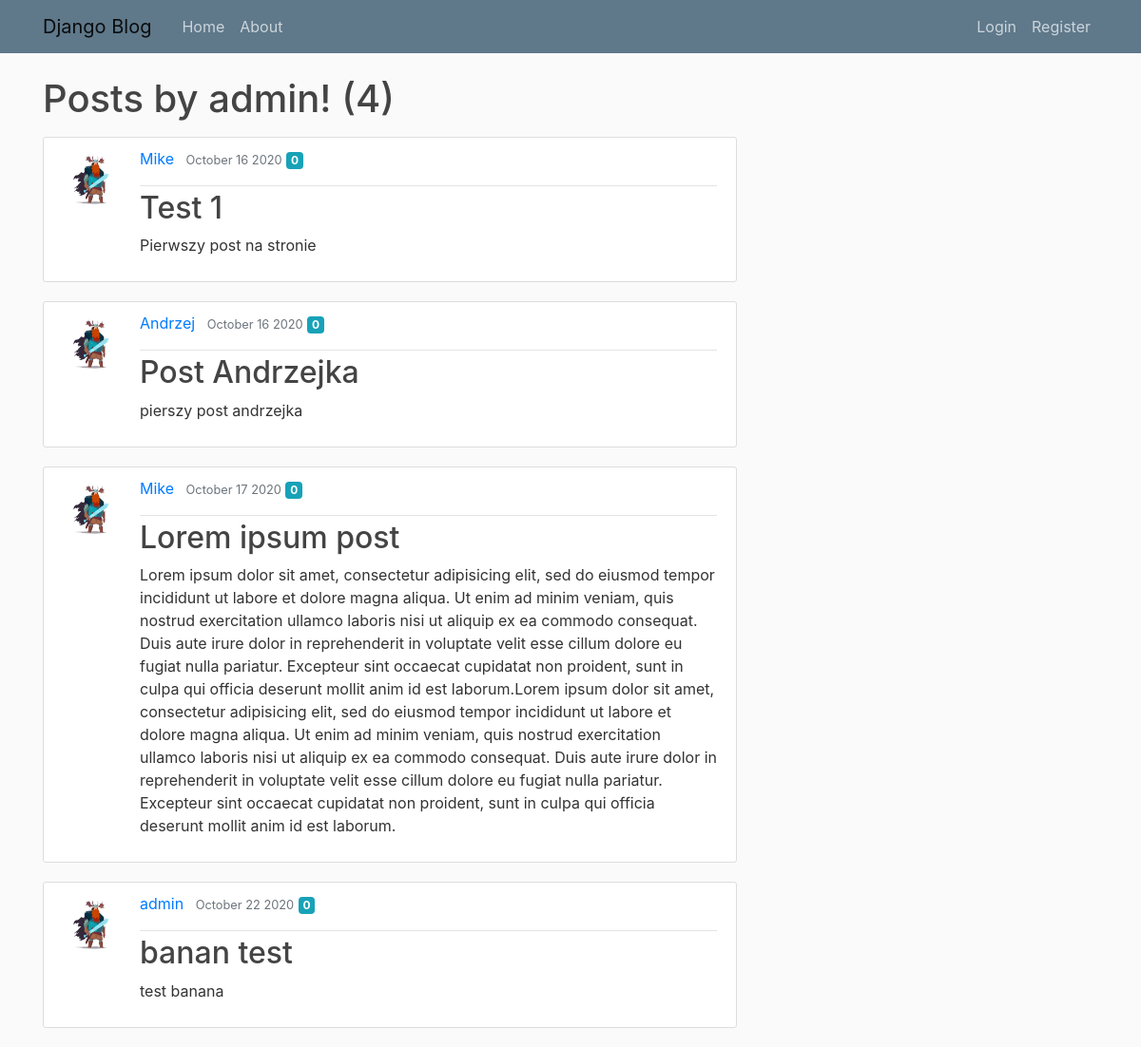
Screenshot of /user/admin with the database file from the repository.
### blogs/models.py (models this page shows, shortened)
class Post(models.Model):
    title = models.CharField(max_length=100)
    content = models.TextField()
    date_posted = models.DateTimeField(default=timezone.now)
    author = models.ForeignKey(User, on_delete=models.CASCADE)
    type = models.CharField(max_length=120, default='misc')
    likes_count = models.IntegerField(default=0)

### users/models.py (models this page shows, shortened)
class Profile(models.Model):
    user = models.OneToOneField(User, on_delete=models.CASCADE)
    image = models.ImageField(default='default.jpg', upload_to='profile_pics')

### blogs/views.py (the view, shortened to what this page needs)
# urls.py: path('user/<str:username>', UserPostListView.as_view(), name='user-posts'),
class UserPostListView(ListView):
    model = Post
    template_name = 'blogs/user_posts.html'
    context_object_name = 'posts'
    paginate_by = 5

### blogs/templates/blogs/user_posts.html (shortened to what this page needs)
{% extends "blogs/base.html" %}
{% block content %}
        <h1 class="mb-3">Posts by {{ view.kwargs.username }}! ({{ page_obj.paginator.count }})</h1>
    {% for post in posts %}
            <article class="media content-section">
                <img class="rounded-circle article-img" src="{{ post.author.profile.image.url }}">
              <div class="media-body">
                <div class="article-metadata">
                  <a class="mr-2" href="{% url 'user-posts' post.author.username %}">{{ post.author }}</a>
                  <small class="text-muted">{{ post.date_posted|date:"F d Y" }}</small>
                  <p class="badge badge-info mr-4">{{ post.likes_count}}</p>
                </div>
                <h2><a class="article-title" href="{% url 'post-detail' post.id %}">{{ post.title }}</a></h2>
                <p class="article-content">{{ post.content }}</p>
              </div>
            </article>
    {% endfor %}
{% endblock content %}

### blogs/static/blogs/main.css (style rules this page uses)
body { background: #fafafa; color: #333333; margin-top: 5rem; }
h1, h2, h3, h4, h5, h6 { color: #444444; }
.content-section { background: #ffffff; padding: 10px 20px; border: 1px solid #dddddd; border-radius: 3px; margin-bottom: 20px; }
.article-title { color: #444444; }
.article-content { white-space: pre-line; }
.article-img { height: 65px; width: 65px; margin-right: 16px; }
.article-metadata { padding-bottom: 1px; margin-bottom: 4px; border-bottom: 1px solid #e3e3e3 }

### rows the page displays
Post: author.profile.image (placeholder picture), author "Mike", date_posted "October 16 2020", likes_count "0", title "Test 1", content "Pierwszy post na stronie"
Post: author.profile.image (placeholder picture), author "Andrzej", date_posted "October 16 2020", likes_count "0", title "Post Andrzejka", content "pierszy post andrzejka"
Post: author.profile.image (placeholder picture), author "Mike", date_posted "October 17 2020", likes_count "0", title "Lorem ipsum post", content "Lorem ipsum dolor sit amet, consectetur adipisicing elit, sed do eiusmod tempor incididunt ut labore et dolore magna aliqua. Ut enim ad minim veniam, quis nostrud exercitation ullamco laboris nisi ut aliquip ex ea commodo consequat. Duis aute irure dolor in reprehenderit in voluptate velit esse cillum dolore eu fugiat nulla pariatur. Excepteur sint occaecat cupidatat non proident, sunt in culpa qui officia deserunt mollit anim id est laborum.Lorem ipsum dolor sit amet, consectetur adipisicing elit, sed do eiusmod tempor incididunt ut labore et dolore magna aliqua. Ut enim ad minim veniam, quis nostrud exercitation ullamco laboris nisi ut aliquip ex ea commodo consequat. Duis aute irure…"
Post: author.profile.image (placeholder picture), author "admin", date_posted "October 22 2020", likes_count "0", title "banan test", content "test banana"

### other values shown
{{ view.kwargs.username }} "admin"
{{ page_obj.paginator.count }} "4"
